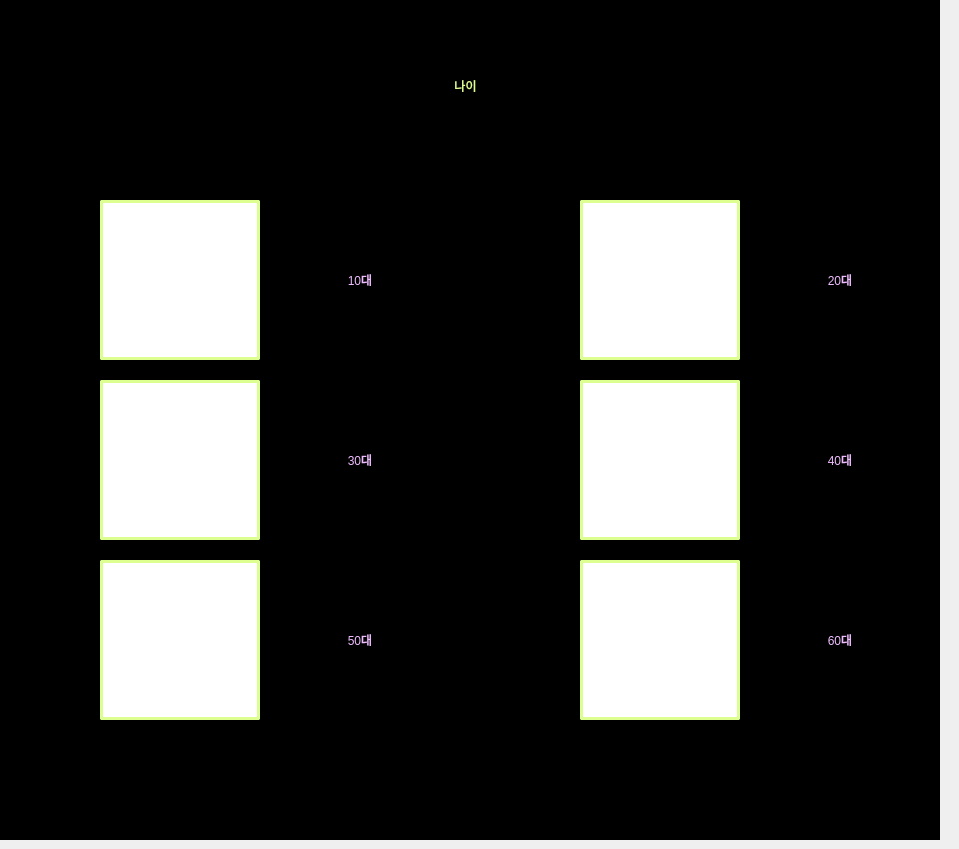
      <widget class="QWidget" name="tab_3">
       <attribute name="title">
        <string>나이</string>
       </attribute>
       <widget class="QPushButton" name="pick30">
        <property name="geometry">
         <rect>
          <x>100</x>
          <y>380</y>
          <width>160</width>
          <height>160</height>
         </rect>
        </property>
        <property name="styleSheet">
         <string notr="true">border-top: none;
border-bottom: 2px solid gray;
background-color: #ffffff; border: 3px solid #ddff92;
color: rgb(255, 255, 255);
border-radius: 2px;</string>
        </property>
        <property name="text">
         <string/>
        </property>
       </widget>
       <widget class="QPushButton" name="pick50">
        <property name="geometry">
         <rect>
          <x>100</x>
          <y>560</y>
          <width>160</width>
          <height>160</height>
         </rect>
        </property>
        <property name="styleSheet">
         <string notr="true">border-top: none;
border-bottom: 2px solid gray;
background-color: #ffffff; border: 3px solid #ddff92;
color: rgb(255, 255, 255);
border-radius: 2px;</string>
        </property>
        <property name="text">
         <string/>
        </property>
       </widget>
       <widget class="QPushButton" name="pick20">
        <property name="geometry">
         <rect>
          <x>580</x>
          <y>200</y>
          <width>160</width>
          <height>160</height>
         </rect>
        </property>
        <property name="styleSheet">
         <string notr="true">border-top: none;
border-bottom: 2px solid gray;
background-color: #ffffff; border: 3px solid #ddff92;
color: rgb(255, 255, 255);
border-radius: 2px;</string>
        </property>
        <property name="text">
         <string/>
        </property>
       </widget>
       <widget class="QPushButton" name="pick60">
        <property name="geometry">
         <rect>
          <x>580</x>
          <y>560</y>
          <width>160</width>
          <height>160</height>
         </rect>
        </property>
        <property name="styleSheet">
         <string notr="true">border-top: none;
border-bottom: 2px solid gray;
background-color: #ffffff; border: 3px solid #ddff92;
color: rgb(255, 255, 255);
border-radius: 2px;</string>
        </property>
        <property name="text">
         <string/>
        </property>
       </widget>
       <widget class="QPushButton" name="pick10">
        <property name="geometry">
         <rect>
          <x>100</x>
          <y>200</y>
          <width>160</width>
          <height>160</height>
         </rect>
        </property>
        <property name="styleSheet">
         <string notr="true">border-top: none;
border-bottom: 2px solid gray;
background-color: #ffffff; border: 3px solid #ddff92;
color: rgb(255, 255, 255);
border-radius: 2px;</string>
        </property>
        <property name="text">
         <string/>
        </property>
       </widget>
       <widget class="QPushButton" name="pick40">
        <property name="geometry">
         <rect>
          <x>580</x>
          <y>380</y>
          <width>160</width>
          <height>160</height>
         </rect>
        </property>
        <property name="styleSheet">
         <string notr="true">border-top: none;
border-bottom: 2px solid gray;
background-color: #ffffff; border: 3px solid #ddff92;
color: rgb(255, 255, 255);
border-radius: 2px;</string>
        </property>
        <property name="text">
         <string/>
        </property>
       </widget>
       <widget class="QLabel" name="label_19">
        <property name="geometry">
         <rect>
          <x>130</x>
          <y>50</y>
          <width>671</width>
          <height>71</height>
         </rect>
        </property>
        <property name="styleSheet">
         <string notr="true">font: 30pt &quot;MV Boli&quot;;
color: #ddff92;</string>
        </property>
        <property name="text">
         <string>나이</string>
        </property>
        <property name="alignment">
         <set>Qt::AlignCenter</set>
        </property>
       </widget>
       <widget class="QLabel" name="label_20">
        <property name="geometry">
         <rect>
          <x>-10</x>
          <y>0</y>
          <width>950</width>
          <height>840</height>
         </rect>
        </property>
        <property name="styleSheet">
         <string notr="true">background-color: rgb(0, 0, 0)</string>
        </property>
        <property name="text">
         <string/>
        </property>
        <property name="pixmap">
         <pixmap>../Desktop/bg1.jpg</pixmap>
        </property>
        <property name="scaledContents">
         <bool>true</bool>
        </property>
       </widget>
       <widget class="QLabel" name="label_6">
        <property name="geometry">
         <rect>
          <x>310</x>
          <y>254</y>
          <width>100</width>
          <height>52</height>
         </rect>
        </property>
        <property name="styleSheet">
         <string notr="true">font: 20pt &quot;MV Boli&quot;;
color: #efbdff;</string>
        </property>
        <property name="text">
         <string>10대</string>
        </property>
        <property name="alignment">
         <set>Qt::AlignCenter</set>
        </property>
       </widget>
       <widget class="QLabel" name="label_7">
        <property name="geometry">
         <rect>
          <x>310</x>
          <y>434</y>
          <width>100</width>
          <height>52</height>
         </rect>
        </property>
        <property name="styleSheet">
         <string notr="true">font: 20pt &quot;MV Boli&quot;;
color: #efbdff;</string>
        </property>
        <property name="text">
         <string>30대</string>
        </property>
        <property name="alignment">
         <set>Qt::AlignCenter</set>
        </property>
       </widget>
       <widget class="QLabel" name="label_27">
        <property name="geometry">
         <rect>
          <x>310</x>
          <y>614</y>
          <width>100</width>
          <height>52</height>
         </rect>
        </property>
        <property name="styleSheet">
         <string notr="true">font: 20pt &quot;MV Boli&quot;;
color: #efbdff;</string>
        </property>
        <property name="text">
         <string>50대</string>
        </property>
        <property name="alignment">
         <set>Qt::AlignCenter</set>
        </property>
       </widget>
       <widget class="QLabel" name="label_29">
        <property name="geometry">
         <rect>
          <x>790</x>
          <y>614</y>
          <width>100</width>
          <height>52</height>
         </rect>
        </property>
        <property name="styleSheet">
         <string notr="true">font: 20pt &quot;MV Boli&quot;;
color: #efbdff;</string>
        </property>
        <property name="text">
         <string>60대</string>
        </property>
        <property name="alignment">
         <set>Qt::AlignCenter</set>
        </property>
       </widget>
       <widget class="QLabel" name="label_30">
        <property name="geometry">
         <rect>
          <x>790</x>
          <y>434</y>
          <width>100</width>
          <height>52</height>
         </rect>
        </property>
        <property name="styleSheet">
         <string notr="true">font: 20pt &quot;MV Boli&quot;;
color: #efbdff;</string>
        </property>
        <property name="text">
         <string>40대</string>
        </property>
        <property name="alignment">
         <set>Qt::AlignCenter</set>
        </property>
       </widget>
       <widget class="QLabel" name="label_31">
        <property name="geometry">
         <rect>
          <x>790</x>
          <y>254</y>
          <width>100</width>
          <height>52</height>
         </rect>
        </property>
        <property name="styleSheet">
         <string notr="true">font: 20pt &quot;MV Boli&quot;;
color: #efbdff;</string>
        </property>
        <property name="text">
         <string>20대</string>
        </property>
        <property name="alignment">
         <set>Qt::AlignCenter</set>
        </property>
       </widget>
       <zorder>label_20</zorder>
       <zorder>label_19</zorder>
       <zorder>pick30</zorder>
       <zorder>pick50</zorder>
       <zorder>pick20</zorder>
       <zorder>pick60</zorder>
       <zorder>pick10</zorder>
       <zorder>pick40</zorder>
       <zorder>label_6</zorder>
       <zorder>label_7</zorder>
       <zorder>label_27</zorder>
       <zorder>label_29</zorder>
       <zorder>label_30</zorder>
       <zorder>label_31</zorder>
      </widget>
